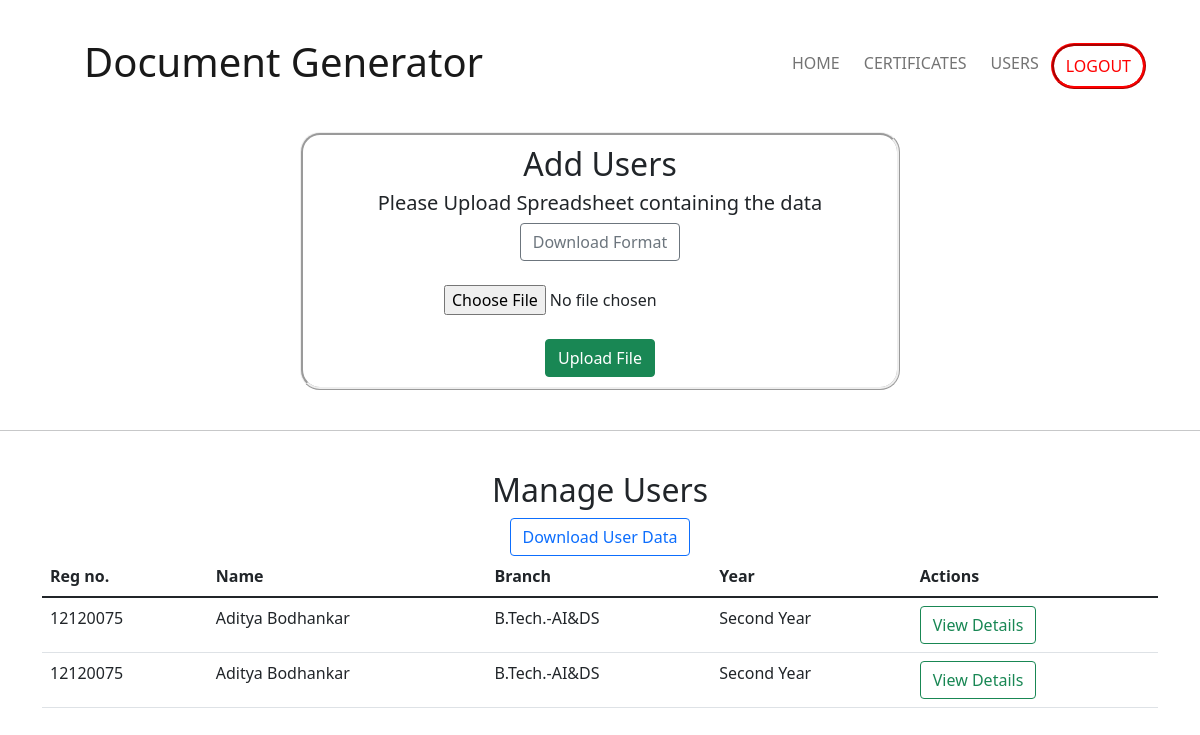
The app's page /users, older data.
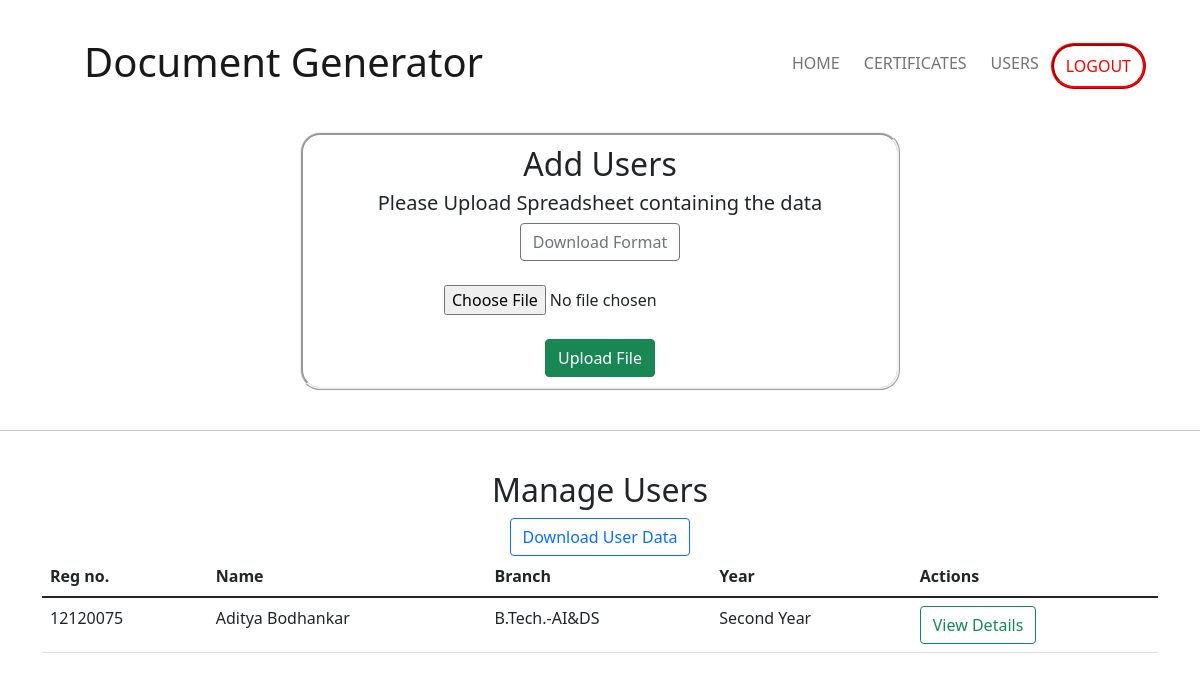
The same page, newer data.
### main/models.py (models this page shows)
class UserModel(models.Model):
    id = models.AutoField(primary_key=True)
    uid = models.CharField(max_length=100)
    name = models.CharField(max_length=100)
    email = models.CharField(max_length=100)
    gender = models.CharField(max_length=20)
    category = models.CharField(max_length=20)
    caste = models.CharField(max_length=30)
    sub_caste = models.CharField(max_length=30)
    nationality = models.CharField(max_length=100)
    regNo = models.CharField(max_length=100)
    mobile = models.CharField(max_length=100)
    div = models.CharField(max_length=20)
    profile = models.CharField(max_length=200)
    year = models.CharField(max_length=100)
    degree = models.CharField(max_length=100)
    course = models.CharField(max_length=100)
    duration = models.CharField(max_length=100)

### main/views.py (the view, shortened to what this page needs)
# urls.py: path('users', views.user_list),
def user_list(request):
    users = UserModel.objects.all()
    return render(request, 'users.html', {'users': users})

### templates/users.html (shortened to what this page needs)
<!DOCTYPE html>
<html lang="en">
<head>
    <link href="https://cdn.jsdelivr.net/npm/bootstrap@5.1.3/dist/css/bootstrap.min.css" rel="stylesheet"
>
</head>
<body>
    <div class="container">
        <nav class="navbar navbar-expand-lg navbar-light">
            <div class="container-fluid">
                <a class="navbar-brand" href="./#" style="padding: 30px;">
                    <h3 class="display-6">Document Generator</h3>
                </a>
                <div class="collapse navbar-collapse" id="navbarNav">
                    <ul class="navbar-nav ms-auto ">
                        <li class="nav-item">
                            <a class="nav-link" href="./#">HOME</a>
                        </li>
                        <li class="nav-item">
                            <a class="nav-link" href="./#requests">CERTIFICATES</a>
                        </li>
                        <li class="nav-item">
                            <a class="nav-link" href="#">USERS</a>
                        </li>
                        <li class="nav-item">
                            <a class="nav-link" href="./logout" id="nav-login-btn">
                                LOGOUT
                            </a>
                        </li>
                    </ul>
                </div>
            </div>
        </nav>
    </div>
    <div class="container" style="max-width: 600px; border: ridge; border-radius: 20px; padding: 10px;">
        <center>
            <h2>
                Add Users
            </h2>
        </center>
        <form action="" method="post" enctype="multipart/form-data">
            <div class="form-group">
                <center>
                    <h5>
                        Please Upload Spreadsheet containing the data
                    </h5>
                    <a href="https://docs.google.com/spreadsheets/d/149_HjfdaRnHkKiwQ4W9EWz33ww-32WxT/edit?usp=sharing&ouid=114734732094858992338&rtpof=true&sd=true" target="_blank" class="btn btn-outline-secondary">Download Format</a><br><br>
                    <input type="file" name="user-file" id="user-file"> <br> <br>
                    <input type="submit" value="Upload File" class="btn btn-success">
                </center>
            </div>
        </form>
    </div>
    <br>
    <hr class="hr">
    <br>
    <div class="container">
        <center>
            <h2>
                Manage Users
            </h2>
            <a href="./download_user_data" class="btn btn-outline-primary">Download User Data</a>
        </center>
        <table class="table table-stripped table-hover">
            <thead>
                <th>
                    Reg no.
                </th>
                <th>
                    Name
                </th>
                <th>
                    Branch
                </th>
                <th>
                    Year
                </th>
                <th>
                    Actions
                </th>
            </thead>
            <tbody>
             {% for user in users %}
                <tr>
                    <td>
                        {{ user.regNo }}
                    </td>
                    <td>
                        {{ user.name }}
                    </td>
                    <td>
                        {{ user.course }}
                    </td>
                    <td>
                        {{ user.year}}
                    </td>
                    <td>
                        <a href="./details?id={{ user.id }}" class="btn btn-outline-success">View Details</a>
                    </td>
                </tr>
             {% endfor %}
            </tbody>
        </table>
    </div>
</body>
</html>

### templates/users.html (style rules this page uses)
.nav-link { padding-left: 12px !important; padding-right: 12px !important; --border-color: purple; --border-width: 3px; --bottom-distance: 0px; display: inline-block; background-image: linear-gradient(var(--border-color), var(--border-color)); background-size: 0 var(--border-width); background-repeat: no-repeat; transition: background-size 0.3s; margin: 5px 0; background-position: 50% calc(100% - var(--bottom-distance)); }
#nav-login-btn { border-radius: 100px; border: ridge red; color: red; background: white; padding-left: 20px; padding-right: 20px; }

Row changes from the older to the newer data that the page shows:
removed UserModel: regNo "12120075", name "Aditya Bodhankar", course "B.Tech.-AI&DS", year "Second Year"
